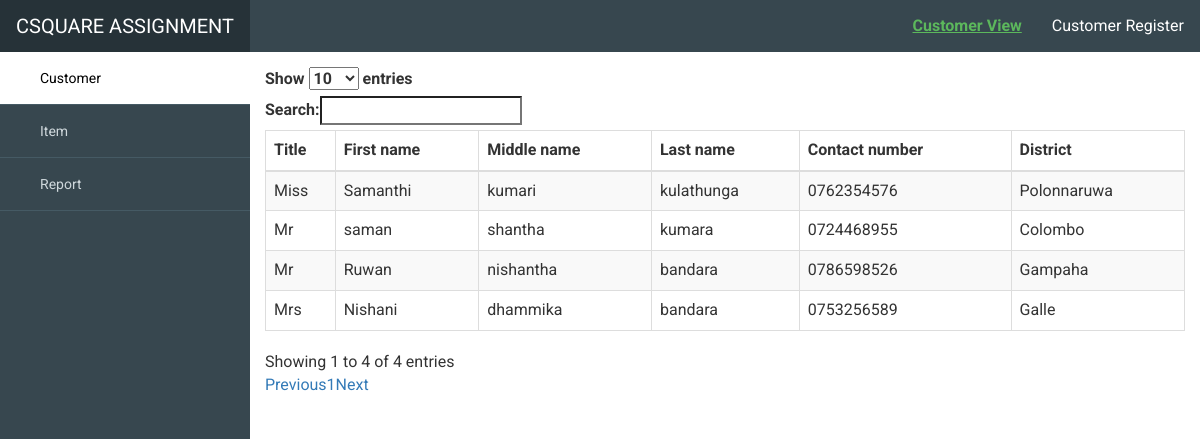
The page / on the database its author committed.
### tables this page shows
CREATE TABLE IF NOT EXISTS `customer` (
  `id` int(11) NOT NULL AUTO_INCREMENT,
  `title` varchar(20) NOT NULL,
  `first_name` varchar(50) NOT NULL,
  `middle_name` varchar(50) NOT NULL,
  `last_name` varchar(50) NOT NULL,
  `contact_no` varchar(10) NOT NULL,
  `district` varchar(50) NOT NULL,
  PRIMARY KEY (`id`)
);

CREATE TABLE IF NOT EXISTS `district` (
  `district` varchar(50) DEFAULT NULL,
  `active` varchar(10) DEFAULT NULL,
  `id` int(10) NOT NULL AUTO_INCREMENT,
  PRIMARY KEY (`id`)
);

### application/controllers/Customer.php (called while the page is built, shortened)
<?php
class Customer extends CI_Controller {
	public $data;
	public function __construct()
	{
		$this->data['title'] = 'Customer';
		$this->data['active'] = 'customer';
		$this->load->model('Customer_model');
	}
	public function index()
	{
		$this->data['customer']  = $this->Customer_model->get_customer();
		$this->data['type']  = 'view';
		$this->load->view('header',$this->data);
		$this->load->view('customer/index');
		$this->load->view('customer/view');
		$this->load->view('footer');
	}
}

### index.php (called while the page is built, shortened)
<?php
require_once BASEPATH.'core/CodeIgniter.php';

### application/models/Customer_model.php (called while the page is built, shortened)
<?php
class Customer_model extends CI_Model {
	public function get_customer()
	{
		$this->db->join('district', 'district.id = customer.district', 'left');
		$query = $this->db->get('customer');
		return $query->result();
	}
}

### application/views/customer/view.php (the view)
<div class="container-fluid">
	<div class="row">
		<div class="panel-body">
			<table id="customer_view" class="table table-striped table-bordered" style="width:100%">
				<thead>
				<tr>
					<th>Title</th>
					<th>First name</th>
					<th>Middle name</th>
					<th>Last name</th>
					<th>Contact number</th>
					<th>District</th>
				</tr>
				</thead>
				<tbody>
				<?php foreach ($customer as $cus){ ?>
					<tr>
						<td><?=$cus->title?></td>
						<td><?=$cus->first_name?></td>
						<td><?=$cus->middle_name?></td>
						<td><?=$cus->last_name?></td>
						<td><?=$cus->contact_no?></td>
						<td><?=$cus->district?></td>
					</tr>
				<?php } ?>
				</tbody>
				</table>
		</div>
	</div>
</div>

### application/views/header.php (shortened to what this page needs)
<!doctype html>
<html lang="en">
<head>
	<link rel="stylesheet" href="https://maxcdn.bootstrapcdn.com/bootstrap/3.3.7/css/bootstrap.min.css">
	<link rel="stylesheet" href="https://cdn.datatables.net/1.12.1/css/dataTables.bootstrap.min.css">
	<link rel="stylesheet" href="https://cdnjs.cloudflare.com/ajax/libs/material-design-iconic-font/2.2.0/css/material-design-iconic-font.min.css">
	<link rel="stylesheet" href="<?=base_url()?>/assets/custom.css">
</head>
<body>
<div id="viewport">
	<div id="sidebar">
		<header>
			<a href="<?=base_url()?>">CSQUARE ASSIGNMENT</a>
		</header>
		<ul class="nav">
			<li>
				<a href="<?=base_url()?>customer" class="<?=($active=='customer')?'active':''?>">
					<i class="zmdi zmdi-view-dashboard"></i> Customer
				</a>
			</li>
			<li>
				<a href="<?=base_url()?>item" class="<?= ($active=='item')?'active':''?>">
					<i class="zmdi zmdi-link"></i> Item
				</a>
			</li>
			<li>
				<a href="<?=base_url()?>report" class="<?= ($active=='report')?'active':''?>">
					<i class="zmdi zmdi-info-outline"></i> Report
				</a>
			</li>
		</ul>
	</div>

### application/views/customer/index.php
<div id="content">
	<nav class="navbar navbar-default" style="margin-bottom: 0px">
		<div class="container-fluid">
			<ul class="nav navbar-nav navbar-right">
				<li class="<?=($type=='view')?'active_sec':''?>"><a href="<?=base_url()?>customer_view">Customer View</a></li>
				<li class="<?=($type=='reg')?'active_sec':''?>"	><a href="<?=base_url()?>customer_register">Customer Register</a></li>
			</ul>
		</div>
	</nav>

### application/views/footer.php (shortened to what this page needs)
	</div>
</div>
</body>
</html>

### assets/custom.css (style rules this page uses)
body { overflow-x: hidden; font-family: 'Roboto', sans-serif; font-size: 16px; }
#viewport { padding-left: 250px; -webkit-transition: all 0.5s ease; -moz-transition: all 0.5s ease; -o-transition: all 0.5s ease; transition: all 0.5s ease; }
#content { width: 100%; position: relative; margin-right: 0; }
#sidebar { z-index: 1000; position: fixed; left: 250px; width: 250px; height: 100%; margin-left: -250px; overflow-y: auto; background: #37474F; -webkit-transition: all 0.5s ease; -moz-transition: all 0.5s ease; -o-transition: all 0.5s ease; transition: all 0.5s ease; }
#sidebar header { background-color: #263238; font-size: 20px; line-height: 52px; text-align: center; }
#sidebar header a { color: #fff; display: block; text-decoration: none; }
#sidebar .nav a { background: none; border-bottom: 1px solid #455A64; color: #CFD8DC; font-size: 14px; padding: 16px 24px; }
#sidebar .nav .active { background: #fff; color: #000; font-size: 14px; padding: 16px 24px; }
.navbar div ul li a { color: #fff !important; }
.navbar div ul .active_sec a { color: #5cb85c !important; font-weight: bold; text-decoration: underline; }
.navbar-default { background-color: #37474F; border-color: #37474F; border-radius: 0; }

### rows shown on the page
customer: title "Mr", first_name "saman", middle_name "shantha", last_name "kumara", contact_no "0724468955", district.district "Colombo"
customer: title "Mr", first_name "Ruwan", middle_name "nishantha", last_name "bandara", contact_no "0786598526", district.district "Gampaha"
customer: title "Mrs", first_name "Nishani", middle_name "dhammika", last_name "bandara", contact_no "0753256589", district.district "Galle"
customer: title "Miss", first_name "Samanthi", middle_name "kumari", last_name "kulathunga", contact_no "0762354576", district.district "Polonnaruwa"
